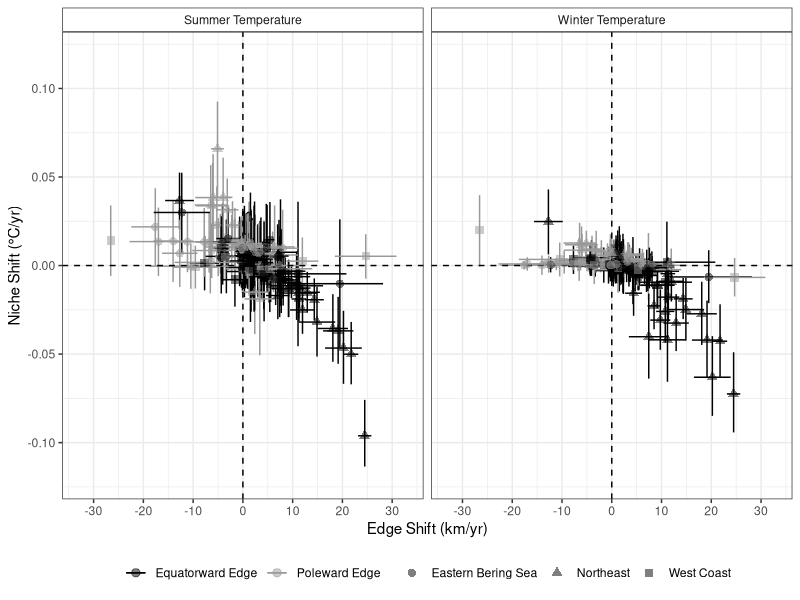

Generate this figure with R:
library(here)
library(tidyverse)


spp.bayes.edge.lm.df.summary <- read_csv(here("results","species_edge_shifts_vs_time.csv")) # edge shifts over time

spp.edge.niche.summary <- read_csv(here("results","species_bayes_niche_lm_summary.csv")) %>% # niche shifts over time
  rename('mean.niche'=mean,
         'median.niche' = median,
         'lower.niche' = lower,
         'upper.niche' = upper) %>% 
  left_join(spp.bayes.edge.lm.df.summary, by=c('species','region','quantile')) %>% 
  mutate(quantile = recode(quantile, "quantile_0.01"="Equatorward Edge","quantile_0.99"="Poleward Edge"),
         predicted.var = recode(predicted.var, "predict.sstmax" = "Summer Temperature", "predict.sstmin" = "Winter Temperature"),
         region = recode(region, "ebs" = "Eastern Bering Sea","wc" = 'West Coast','neus' = 'Northeast')
         )

gg.edge.niche.scatter <- spp.edge.niche.summary %>% 
  filter(!species=='merluccius albidus') %>% # eliminating one outlier that shifted >20 km/yr into summer temperatures that were 0.2 C/yr hotter!
  ggplot(aes(x=mean, y=mean.niche, xmin=lower, xmax=upper, ymin=lower.niche, ymax=upper.niche, color=quantile, fill=quantile, shape=region)) +
  scale_color_manual(values=c('black','grey60')) +
  scale_fill_manual(values=c('black','grey60')) +
  geom_errorbar() +
  geom_errorbarh() + 
  geom_hline(yintercept=0, color="black", linetype="dashed") +
  geom_vline(xintercept=0, color="black", linetype="dashed") +
  geom_point(size=2.5, alpha=0.5) +
  scale_x_continuous(limits=c(-33, 33), breaks=seq(-30, 30, 10)) +
  scale_y_continuous(limits = c(-.12, .12), breaks=seq(-.10, .10, .05)) + 
  facet_wrap(~predicted.var) +
  theme_bw() + 
  labs(x='Edge Shift (km/yr)', y = 'Niche Shift (°C/yr)') +
  theme(
    legend.position = "bottom",
    legend.spacing.x = unit(1.0, 'mm'),
    legend.title = element_blank(),
    strip.background =element_rect(fill="white")
  ) +
  NULL

ggsave(gg.edge.niche.scatter, filename=here("results","edge_vs_niche_shift_scatterplot.png"), width=110, units="mm", height=60, dpi=600, scale=1.5)
